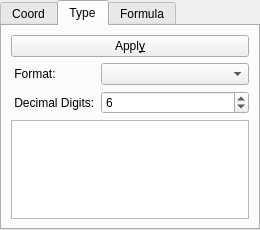
<?xml version="1.0" encoding="UTF-8"?>
<ui version="4.0">
 <class>MatrixControlTabs</class>
 <widget class="QWidget" name="MatrixControlTabs">
  <property name="geometry">
   <rect>
    <x>0</x>
    <y>0</y>
    <width>260</width>
    <height>230</height>
   </rect>
  </property>
  <property name="sizePolicy">
   <sizepolicy hsizetype="Minimum" vsizetype="MinimumExpanding">
    <horstretch>0</horstretch>
    <verstretch>0</verstretch>
   </sizepolicy>
  </property>
  <property name="minimumSize">
   <size>
    <width>260</width>
    <height>230</height>
   </size>
  </property>
  <property name="windowTitle">
   <string>Control Tabs</string>
  </property>
  <layout class="QHBoxLayout">
   <property name="leftMargin">
    <number>0</number>
   </property>
   <property name="topMargin">
    <number>0</number>
   </property>
   <property name="rightMargin">
    <number>0</number>
   </property>
   <property name="bottomMargin">
    <number>0</number>
   </property>
   <item>
    <widget class="QTabWidget" name="tab_widget">
     <property name="sizePolicy">
      <sizepolicy hsizetype="Minimum" vsizetype="Expanding">
       <horstretch>0</horstretch>
       <verstretch>0</verstretch>
      </sizepolicy>
     </property>
     <property name="minimumSize">
      <size>
       <width>260</width>
       <height>230</height>
      </size>
     </property>
     <property name="tabPosition">
      <enum>QTabWidget::North</enum>
     </property>
     <property name="currentIndex">
      <number>1</number>
     </property>
     <widget class="QWidget" name="coordinates_tab">
      <attribute name="title">
       <string>Coord</string>
      </attribute>
      <layout class="QVBoxLayout" name="coordinates_tab_layout">
       <item>
        <widget class="QPushButton" name="button_set_coordinates">
         <property name="text">
          <string>Appl&amp;y</string>
         </property>
        </widget>
       </item>
       <item>
        <widget class="QWidget" name="coordinates_widget" native="true">
         <layout class="QGridLayout" name="_4">
          <item row="0" column="0">
           <widget class="QLabel" name="first_col_label">
            <property name="text">
             <string>First column X =</string>
            </property>
            <property name="alignment">
             <set>Qt::AlignRight|Qt::AlignTrailing|Qt::AlignVCenter</set>
            </property>
           </widget>
          </item>
          <item row="0" column="1">
           <widget class="QDoubleSpinBox" name="first_col_spinbox">
            <property name="enabled">
             <bool>true</bool>
            </property>
            <property name="minimumSize">
             <size>
              <width>80</width>
              <height>0</height>
             </size>
            </property>
            <property name="maximumSize">
             <size>
              <width>100</width>
              <height>16777215</height>
             </size>
            </property>
            <property name="decimals">
             <number>15</number>
            </property>
            <property name="minimum">
             <double>-999999999.990000009536743</double>
            </property>
            <property name="maximum">
             <double>999999999.990000009536743</double>
            </property>
            <property name="singleStep">
             <double>0.100000000000000</double>
            </property>
            <property name="value">
             <double>0.000000000000000</double>
            </property>
           </widget>
          </item>
          <item row="0" column="2">
           <spacer>
            <property name="orientation">
             <enum>Qt::Horizontal</enum>
            </property>
            <property name="sizeHint" stdset="0">
             <size>
              <width>40</width>
              <height>20</height>
             </size>
            </property>
           </spacer>
          </item>
          <item row="1" column="0">
           <widget class="QLabel" name="last_col_label">
            <property name="text">
             <string>Last column X =</string>
            </property>
            <property name="alignment">
             <set>Qt::AlignRight|Qt::AlignTrailing|Qt::AlignVCenter</set>
            </property>
           </widget>
          </item>
          <item row="1" column="1">
           <widget class="QDoubleSpinBox" name="last_col_spinbox">
            <property name="minimumSize">
             <size>
              <width>80</width>
              <height>0</height>
             </size>
            </property>
            <property name="maximumSize">
             <size>
              <width>100</width>
              <height>16777215</height>
             </size>
            </property>
            <property name="decimals">
             <number>15</number>
            </property>
            <property name="minimum">
             <double>-999999999.990000009536743</double>
            </property>
            <property name="maximum">
             <double>999999999.990000009536743</double>
            </property>
            <property name="singleStep">
             <double>0.100000000000000</double>
            </property>
            <property name="value">
             <double>1.000000000000000</double>
            </property>
           </widget>
          </item>
          <item row="1" column="2">
           <spacer>
            <property name="orientation">
             <enum>Qt::Horizontal</enum>
            </property>
            <property name="sizeHint" stdset="0">
             <size>
              <width>40</width>
              <height>20</height>
             </size>
            </property>
           </spacer>
          </item>
          <item row="2" column="0">
           <widget class="QLabel" name="first_row_label">
            <property name="text">
             <string>First row Y =</string>
            </property>
            <property name="alignment">
             <set>Qt::AlignRight|Qt::AlignTrailing|Qt::AlignVCenter</set>
            </property>
           </widget>
          </item>
          <item row="2" column="1">
           <widget class="QDoubleSpinBox" name="first_row_spinbox">
            <property name="minimumSize">
             <size>
              <width>80</width>
              <height>0</height>
             </size>
            </property>
            <property name="maximumSize">
             <size>
              <width>100</width>
              <height>16777215</height>
             </size>
            </property>
            <property name="decimals">
             <number>15</number>
            </property>
            <property name="minimum">
             <double>-999999999.990000009536743</double>
            </property>
            <property name="maximum">
             <double>999999999.990000009536743</double>
            </property>
            <property name="singleStep">
             <double>0.100000000000000</double>
            </property>
           </widget>
          </item>
          <item row="2" column="2">
           <spacer>
            <property name="orientation">
             <enum>Qt::Horizontal</enum>
            </property>
            <property name="sizeHint" stdset="0">
             <size>
              <width>40</width>
              <height>20</height>
             </size>
            </property>
           </spacer>
          </item>
          <item row="3" column="0">
           <widget class="QLabel" name="last_row_label">
            <property name="text">
             <string>Last row Y =</string>
            </property>
            <property name="alignment">
             <set>Qt::AlignRight|Qt::AlignTrailing|Qt::AlignVCenter</set>
            </property>
           </widget>
          </item>
          <item row="3" column="1">
           <widget class="QDoubleSpinBox" name="last_row_spinbox">
            <property name="minimumSize">
             <size>
              <width>80</width>
              <height>0</height>
             </size>
            </property>
            <property name="maximumSize">
             <size>
              <width>100</width>
              <height>16777215</height>
             </size>
            </property>
            <property name="decimals">
             <number>15</number>
            </property>
            <property name="minimum">
             <double>-999999999.990000009536743</double>
            </property>
            <property name="maximum">
             <double>999999999.990000009536743</double>
            </property>
            <property name="singleStep">
             <double>0.100000000000000</double>
            </property>
            <property name="value">
             <double>1.000000000000000</double>
            </property>
           </widget>
          </item>
          <item row="3" column="2">
           <spacer>
            <property name="orientation">
             <enum>Qt::Horizontal</enum>
            </property>
            <property name="sizeHint" stdset="0">
             <size>
              <width>40</width>
              <height>20</height>
             </size>
            </property>
           </spacer>
          </item>
          <item row="4" column="0">
           <spacer>
            <property name="orientation">
             <enum>Qt::Vertical</enum>
            </property>
            <property name="sizeHint" stdset="0">
             <size>
              <width>20</width>
              <height>40</height>
             </size>
            </property>
           </spacer>
          </item>
          <item row="4" column="1">
           <spacer>
            <property name="orientation">
             <enum>Qt::Vertical</enum>
            </property>
            <property name="sizeHint" stdset="0">
             <size>
              <width>20</width>
              <height>40</height>
             </size>
            </property>
           </spacer>
          </item>
          <item row="4" column="2">
           <spacer>
            <property name="orientation">
             <enum>Qt::Vertical</enum>
            </property>
            <property name="sizeHint" stdset="0">
             <size>
              <width>20</width>
              <height>40</height>
             </size>
            </property>
           </spacer>
          </item>
         </layout>
        </widget>
       </item>
      </layout>
     </widget>
     <widget class="QWidget" name="format_tab">
      <attribute name="title">
       <string>Type</string>
      </attribute>
      <layout class="QGridLayout" name="_3">
       <item row="0" column="0" colspan="2">
        <widget class="QPushButton" name="button_set_format">
         <property name="sizePolicy">
          <sizepolicy hsizetype="Expanding" vsizetype="Fixed">
           <horstretch>0</horstretch>
           <verstretch>0</verstretch>
          </sizepolicy>
         </property>
         <property name="toolTip">
          <string>&lt;html&gt;&lt;head&gt;&lt;meta name=&quot;qrichtext&quot; content=&quot;1&quot; /&gt;&lt;style type=&quot;text/css&quot;&gt;
p, li { white-space: pre-wrap; }
&lt;/style&gt;&lt;/head&gt;&lt;body style=&quot; font-family:'Sans Serif'; font-size:9pt; font-weight:400; font-style:normal;&quot;&gt;
&lt;p style=&quot; margin-top:0px; margin-bottom:0px; margin-left:0px; margin-right:0px; -qt-block-indent:0; text-indent:0px;&quot;&gt;Apply new type and format to all selected columns&lt;/p&gt;&lt;/body&gt;&lt;/html&gt;</string>
         </property>
         <property name="text">
          <string>Appl&amp;y</string>
         </property>
        </widget>
       </item>
       <item row="2" column="0">
        <widget class="QLabel" name="format_label">
         <property name="text">
          <string> Format:</string>
         </property>
         <property name="buddy">
          <cstring>format_box</cstring>
         </property>
        </widget>
       </item>
       <item row="2" column="1">
        <widget class="QComboBox" name="format_box">
         <property name="sizePolicy">
          <sizepolicy hsizetype="Expanding" vsizetype="Fixed">
           <horstretch>0</horstretch>
           <verstretch>0</verstretch>
          </sizepolicy>
         </property>
         <property name="minimumSize">
          <size>
           <width>120</width>
           <height>0</height>
          </size>
         </property>
         <property name="toolTip">
          <string>&lt;html&gt;&lt;head&gt;&lt;meta name=&quot;qrichtext&quot; content=&quot;1&quot; /&gt;&lt;style type=&quot;text/css&quot;&gt;
p, li { white-space: pre-wrap; }
&lt;/style&gt;&lt;/head&gt;&lt;body style=&quot; font-family:'Sans Serif'; font-size:9pt; font-weight:400; font-style:normal;&quot;&gt;
&lt;p style=&quot; margin-top:0px; margin-bottom:0px; margin-left:0px; margin-right:0px; -qt-block-indent:0; text-indent:0px;&quot;&gt;Choose the display format&lt;/p&gt;&lt;/body&gt;&lt;/html&gt;</string>
         </property>
         <property name="currentIndex">
          <number>-1</number>
         </property>
        </widget>
       </item>
       <item row="3" column="0">
        <widget class="QLabel" name="digits_label">
         <property name="text">
          <string> Decimal Digits:</string>
         </property>
         <property name="buddy">
          <cstring>digits_box</cstring>
         </property>
        </widget>
       </item>
       <item row="3" column="1">
        <widget class="QSpinBox" name="digits_box">
         <property name="toolTip">
          <string>&lt;html&gt;&lt;head&gt;&lt;meta name=&quot;qrichtext&quot; content=&quot;1&quot; /&gt;&lt;style type=&quot;text/css&quot;&gt;
p, li { white-space: pre-wrap; }
&lt;/style&gt;&lt;/head&gt;&lt;body style=&quot; font-family:'Sans Serif'; font-size:9pt; font-weight:400; font-style:normal;&quot;&gt;
&lt;p style=&quot; margin-top:0px; margin-bottom:0px; margin-left:0px; margin-right:0px; -qt-block-indent:0; text-indent:0px;&quot;&gt;Enter the number of displayed decimal digits&lt;/p&gt;&lt;/body&gt;&lt;/html&gt;</string>
         </property>
         <property name="maximum">
          <number>16</number>
         </property>
         <property name="value">
          <number>6</number>
         </property>
        </widget>
       </item>
       <item row="4" column="0" colspan="2">
        <widget class="QTextEdit" name="type_info">
         <property name="sizePolicy">
          <sizepolicy hsizetype="Expanding" vsizetype="Expanding">
           <horstretch>0</horstretch>
           <verstretch>0</verstretch>
          </sizepolicy>
         </property>
         <property name="minimumSize">
          <size>
           <width>60</width>
           <height>10</height>
          </size>
         </property>
         <property name="toolTip">
          <string>&lt;html&gt;&lt;head&gt;&lt;meta name=&quot;qrichtext&quot; content=&quot;1&quot; /&gt;&lt;style type=&quot;text/css&quot;&gt;
p, li { white-space: pre-wrap; }
&lt;/style&gt;&lt;/head&gt;&lt;body style=&quot; font-family:'Sans Serif'; font-size:9pt; font-weight:400; font-style:normal;&quot;&gt;
&lt;p style=&quot; margin-top:0px; margin-bottom:0px; margin-left:0px; margin-right:0px; -qt-block-indent:0; text-indent:0px;&quot;&gt;Information about the selected type and format&lt;/p&gt;&lt;/body&gt;&lt;/html&gt;</string>
         </property>
         <property name="undoRedoEnabled">
          <bool>false</bool>
         </property>
         <property name="readOnly">
          <bool>true</bool>
         </property>
        </widget>
       </item>
      </layout>
     </widget>
     <widget class="QWidget" name="formula_tab">
      <attribute name="title">
       <string>Formula</string>
      </attribute>
      <layout class="QGridLayout" name="_2">
       <item row="0" column="0">
        <widget class="QLabel" name="formula_label">
         <property name="text">
          <string/>
         </property>
         <property name="buddy">
          <cstring>formula_box</cstring>
         </property>
        </widget>
       </item>
       <item row="0" column="1" colspan="2">
        <widget class="QPushButton" name="button_set_formula">
         <property name="toolTip">
          <string>&lt;html&gt;&lt;head&gt;&lt;meta name=&quot;qrichtext&quot; content=&quot;1&quot; /&gt;&lt;style type=&quot;text/css&quot;&gt;
p, li { white-space: pre-wrap; }
&lt;/style&gt;&lt;/head&gt;&lt;body style=&quot; font-family:'Sans Serif'; font-size:9pt; font-weight:400; font-style:normal;&quot;&gt;
&lt;p style=&quot; margin-top:0px; margin-bottom:0px; margin-left:0px; margin-right:0px; -qt-block-indent:0; text-indent:0px;&quot;&gt;Apply the formula to all selected cells&lt;/p&gt;&lt;/body&gt;&lt;/html&gt;</string>
         </property>
         <property name="text">
          <string>Appl&amp;y</string>
         </property>
        </widget>
       </item>
       <item row="1" column="0" colspan="3">
        <widget class="QTextEdit" name="formula_box">
         <property name="minimumSize">
          <size>
           <width>60</width>
           <height>10</height>
          </size>
         </property>
         <property name="acceptRichText">
          <bool>false</bool>
         </property>
        </widget>
       </item>
       <item row="2" column="0" colspan="2">
        <widget class="QComboBox" name="add_cell_combobox">
         <property name="minimumSize">
          <size>
           <width>120</width>
           <height>0</height>
          </size>
         </property>
         <property name="toolTip">
          <string>&lt;html&gt;&lt;head&gt;&lt;meta name=&quot;qrichtext&quot; content=&quot;1&quot; /&gt;&lt;style type=&quot;text/css&quot;&gt;
p, li { white-space: pre-wrap; }
&lt;/style&gt;&lt;/head&gt;&lt;body style=&quot; font-family:'Sans Serif'; font-size:9pt; font-weight:400; font-style:normal;&quot;&gt;
&lt;p style=&quot; margin-top:0px; margin-bottom:0px; margin-left:0px; margin-right:0px; -qt-block-indent:0; text-indent:0px;&quot;&gt;Select a column reference to insert into the formula&lt;/p&gt;&lt;/body&gt;&lt;/html&gt;</string>
         </property>
        </widget>
       </item>
       <item row="2" column="2">
        <widget class="QPushButton" name="add_cell_button">
         <property name="toolTip">
          <string>&lt;html&gt;&lt;head&gt;&lt;meta name=&quot;qrichtext&quot; content=&quot;1&quot; /&gt;&lt;style type=&quot;text/css&quot;&gt;
p, li { white-space: pre-wrap; }
&lt;/style&gt;&lt;/head&gt;&lt;body style=&quot; font-family:'Sans Serif'; font-size:9pt; font-weight:400; font-style:normal;&quot;&gt;
&lt;p style=&quot; margin-top:0px; margin-bottom:0px; margin-left:0px; margin-right:0px; -qt-block-indent:0; text-indent:0px;&quot;&gt;Insert the column reference into the formula&lt;/p&gt;&lt;/body&gt;&lt;/html&gt;</string>
         </property>
         <property name="text">
          <string>Add</string>
         </property>
        </widget>
       </item>
       <item row="3" column="0" colspan="2">
        <widget class="QComboBox" name="add_function_combobox">
         <property name="minimumSize">
          <size>
           <width>120</width>
           <height>0</height>
          </size>
         </property>
         <property name="toolTip">
          <string>&lt;html&gt;&lt;head&gt;&lt;meta name=&quot;qrichtext&quot; content=&quot;1&quot; /&gt;&lt;style type=&quot;text/css&quot;&gt;
p, li { white-space: pre-wrap; }
&lt;/style&gt;&lt;/head&gt;&lt;body style=&quot; font-family:'Sans Serif'; font-size:9pt; font-weight:400; font-style:normal;&quot;&gt;
&lt;p style=&quot; margin-top:0px; margin-bottom:0px; margin-left:0px; margin-right:0px; -qt-block-indent:0; text-indent:0px;&quot;&gt;Select a function to insert into the formula&lt;/p&gt;&lt;/body&gt;&lt;/html&gt;</string>
         </property>
        </widget>
       </item>
       <item row="3" column="2">
        <widget class="QPushButton" name="add_function_button">
         <property name="toolTip">
          <string>&lt;html&gt;&lt;head&gt;&lt;meta name=&quot;qrichtext&quot; content=&quot;1&quot; /&gt;&lt;style type=&quot;text/css&quot;&gt;
p, li { white-space: pre-wrap; }
&lt;/style&gt;&lt;/head&gt;&lt;body style=&quot; font-family:'Sans Serif'; font-size:9pt; font-weight:400; font-style:normal;&quot;&gt;
&lt;p style=&quot; margin-top:0px; margin-bottom:0px; margin-left:0px; margin-right:0px; -qt-block-indent:0; text-indent:0px;&quot;&gt;Inset the function into the formula&lt;/p&gt;&lt;/body&gt;&lt;/html&gt;</string>
         </property>
         <property name="text">
          <string>Add</string>
         </property>
        </widget>
       </item>
      </layout>
     </widget>
    </widget>
   </item>
  </layout>
 </widget>
 <resources/>
 <connections/>
</ui>
